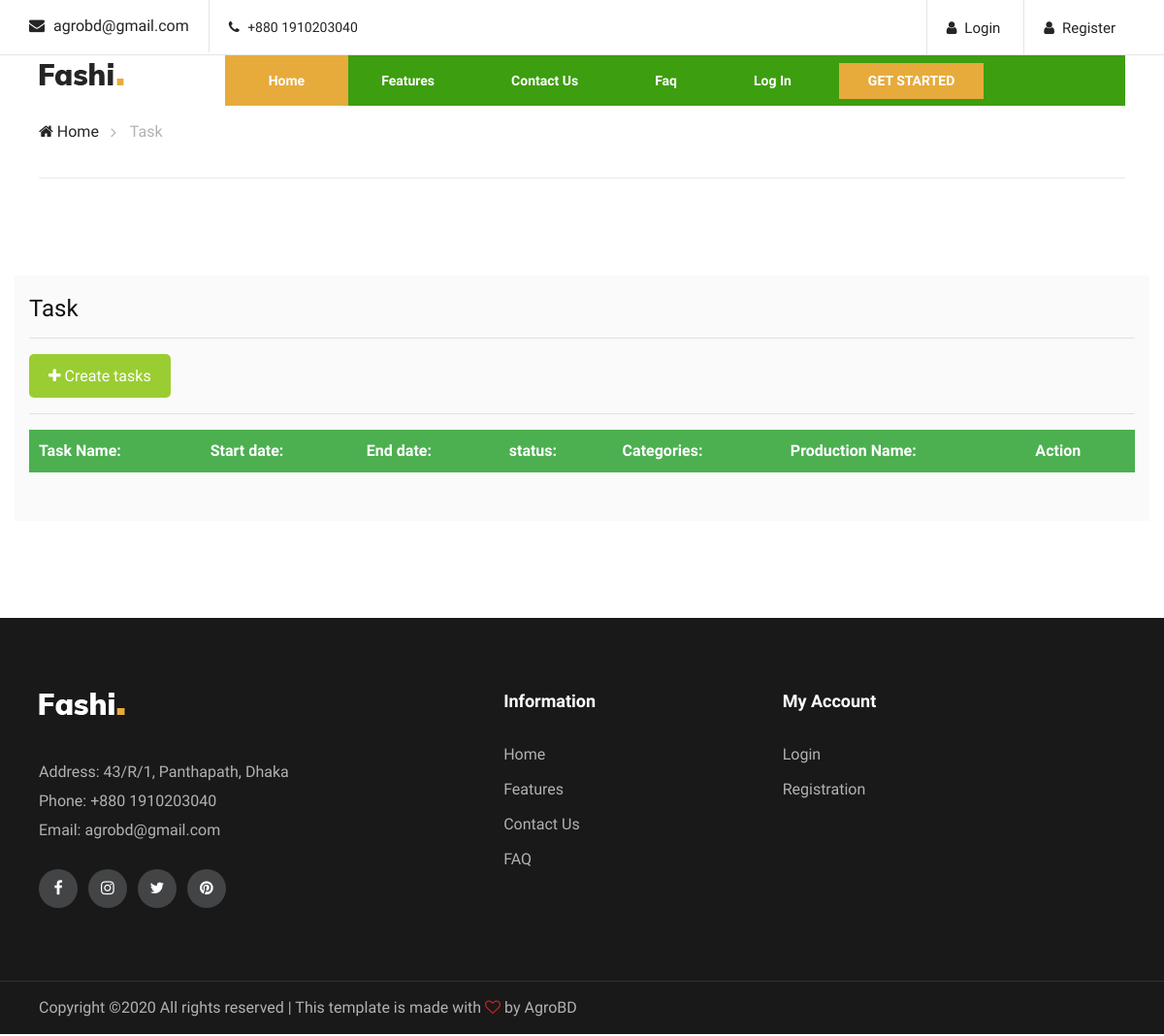
Before: /tasks_show.php with the older database file.
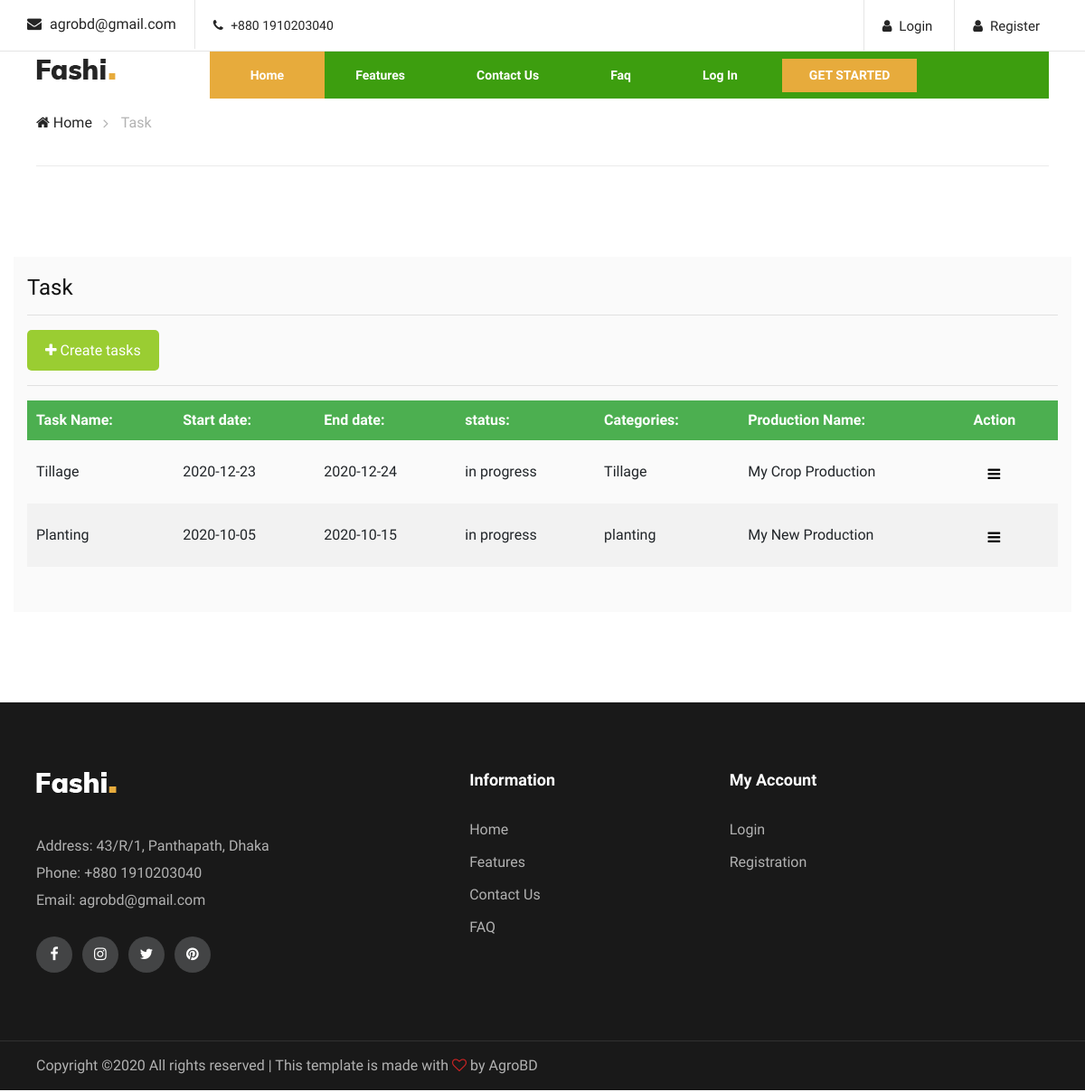
After: the same page with the newer database file.
### tables this page shows
CREATE TABLE `tasks` (
  `task_id` int(11) NOT NULL,
  `task_name` varchar(30) NOT NULL,
  `start_date` date NOT NULL,
  `end_date` date NOT NULL,
  `status` varchar(12) NOT NULL,
  `categories` varchar(20) NOT NULL,
  `cropProduction_id` int(11) NOT NULL,
  `uid` int(11) NOT NULL,
  `created_at` timestamp NOT NULL DEFAULT current_timestamp() ON UPDATE current_timestamp()
);

CREATE TABLE `crop_productions` (
  `cropProduction_id` int(11) NOT NULL,
  `cropProduction_name` varchar(30) NOT NULL,
  `crop_name` varchar(30) NOT NULL,
  `location` varchar(50) NOT NULL,
  `uid` int(11) NOT NULL,
  `created_at` timestamp NOT NULL DEFAULT current_timestamp() ON UPDATE current_timestamp()
);

### tasks_show.php (the view, shortened to what this page needs)
<?php include'includes/head.php';
include'includes/navbar.php';
$conn = connect();
?>
</head>
<body>
    <div class="breacrumb-section">
        <div class="container">
            <div class="row">
                <div class="col-lg-12">
                    <div class="breadcrumb-text">
                        <a href="index"><i class="fa fa-home"></i> Home</a>
                        <span>Task</span>
                    </div>
                </div>
            </div>
        </div>
    </div>
    <section class="homenav">
        <div class="container production_box">
            <div class="">
                <h4>Task</h4>
                <hr>
                <div class="">
                    <button id="myBtn" style="float: none;"><i class="fa fa-plus" aria-hidden="true"></i> Create
                        tasks</button>
                    <hr>
                    <table id="example" class="display">
                        <thead>
                            <tr>
                                <th>Task Name:</th>
                                <th>Start date: </th>
                                <th>End date:</th>
                                <th>status: </th>
                                <th>Categories:</th>
                                <th>Production Name:</th>
                                <th>Action</th>
                            </tr>
                        </thead>
                        <tbody>
                            <?php
                            $sql= "SELECT * FROM tasks as t, crop_productions as c WHERE t.cropProduction_id = c.cropProduction_id";
                            $result = $conn->query($sql);
                                while ($row = $result-> fetch_assoc()):
                            ?>
                            <tr>
                                <td><?php echo $row["task_name"]; ?></td>
                                <td><?php echo $row["start_date"]; ?></td>
                                <td><?php echo $row["end_date"]; ?></td>
                                <td><?php echo $row["status"]; ?></td>
                                <td><?php echo $row["categories"]; ?></td>
                                <td><?php echo $row["cropProduction_name"]; ?></td>
                                <td>
                                    <div class="dropdown">
                                        <button class="dropbtn"><i class="fa fa-bars"></i></button>
                                    </div>
                                </td>
                            </tr>
                            <?php endwhile;?>
                        </tbody>
                    </table>
                </div>
            </div>
    </section>
    <?php
        include'includes/footer.php';
    ?>
</body>
</html>

### includes/head.php (shortened to what this page needs)
<!DOCTYPE html>
<html lang="eng">
<head>
  <link rel="stylesheet" href="css/bootstrap.min.css" type="text/css">
  <link rel="stylesheet" href="css/font-awesome.min.css" type="text/css">
  <link rel="stylesheet" href="css/themify-icons.css" type="text/css">
  <link rel="stylesheet" href="css/elegant-icons.css" type="text/css">
  <link rel="stylesheet" href="css/owl.carousel.min.css" type="text/css">
  <link rel="stylesheet" href="css/nice-select.css" type="text/css">
  <link rel="stylesheet" href="css/jquery-ui.min.css" type="text/css">
  <link rel="stylesheet" href="css/slicknav.min.css" type="text/css">
  <link rel="stylesheet" href="css/style.css" type="text/css">
  <link rel="stylesheet" type="text/css" href="https://cdn.datatables.net/1.10.22/css/jquery.dataTables.min.css">
  <link rel="stylesheet" type="text/css"
    href="https://cdnjs.cloudflare.com/ajax/libs/bootstrap-sweetalert/1.0.1/sweetalert.css">

### includes/navbar.php (shortened to what this page needs)
<header class="header-section">
    <div class="header-top">
        <div class="container">
            <div class="ht-left">
                <div class="mail-service">
                    <i class=" fa fa-envelope"></i>
                    agrobd@gmail.com
                </div>
                <div class="phone-service">
                    <i class=" fa fa-phone"></i>
                    +880 1910203040
                </div>
            </div>
            <div class="ht-right">
                <?php if(isset($_SESSION['isLoggedIn'])){?>
                <a href="logout" class="login-panel"><i class="fa fa-sign-out"></i>Logout</a>
                <a href="index" class="login-panel"><i class="fa fa-user"></i><?=$_SESSION['name']?></a>
                <?php }else{ ?>
                <a href="login" class="login-panel"><i class="fa fa-user"></i>Login</a>
                <a href="register" class="reg-panel"><i class="fa fa-user"></i>Register</a>
                <?php } ?>
            </div>
        </div>
    </div>
    <div class="container">
        <div class="inner-header">
            <div class="row">
                <div class="col-lg-2 col-md-2">
                    <div class="logo">
                        <a href="./index">
                            <img src="img/logo.png" alt="">
                        </a>
                    </div>
                </div>
                <div class="col-lg-10 col-md-10">
                    <div class="nav-item">
                        <div class="container">
                            <nav class="nav-menu mobile-menu">
                                <ul>
                                    <?php if(isset($_SESSION['isLoggedIn'])){?>
                                    <li class="active"><a href="index.php">Home</a></li>
                                    <li><a href="contact">Contact Us</a></li>
                                    <li><a href="seasonplan">Season Plan</a></li>
                                    <li><a href="cropplant">Create Production</a></li>
                                    <?php }else{ ?>
                                    <li class="active"><a href="index.php">Home</a></li>
                                    <li><a href="#feature">Features</a></li>
                                    <li><a href="contact_us">Contact Us</a></li>
                                    <li><a href="faq">Faq</a></li>
                                    <li><a href="login.php">Log In</a></li>
                                    <a href="register.php" class="nav-primary-btn">Get Started</a>
                                    <?php } ?>
                                </ul>
                            </nav>
                        </div>
                    </div>
                </div>
            </div>
        </div>
    </div>
</header>

### includes/footer.php (shortened to what this page needs)
<footer class="footer-section">
    <div class="container">
        <div class="row">
            <div class="col-lg-4 col-md-5">
                <div class="footer-left">
                    <div class="footer-logo">
                        <a href="index"><img src="img/footer-logo.png" alt=""></a>
                    </div>
                    <ul>
                        <li>Address: 43/R/1, Panthapath, Dhaka</li>
                        <li>Phone: +880 1910203040</li>
                        <li>Email: agrobd@gmail.com</li>
                    </ul>
                    <div class="footer-social">
                        <a href="#"><i class="fa fa-facebook"></i></a>
                        <a href="#"><i class="fa fa-instagram"></i></a>
                        <a href="#"><i class="fa fa-twitter"></i></a>
                        <a href="#"><i class="fa fa-pinterest"></i></a>
                    </div>
                </div>
            </div>
            <div class="col-lg-3 col-md-3 offset-lg-1 offset-md-1">
                <div class="footer-widget">
                    <h5>Information</h5>
                    <ul>
                        <li><a href="index">Home</a></li>
                        <li><a href="index">Features</a></li>
                        <li><a href="">Contact Us</a></li>
                        <li><a href="faq">FAQ</a></li>
                    </ul>
                </div>
            </div>
            <div class="col-lg-4 col-md-3">
                <div class="footer-widget">
                    <h5>My Account</h5>
                    <ul>
                        <li><a href="login">Login</a></li>
                        <li><a href="register">Registration</a></li>
                    </ul>
                </div>
            </div>
        </div>
    </div>
    <div class="copyright-reserved">
        <div class="container">
            <div class="row">
                <div class="col-lg-12">
                    <div class="copyright-text">
                        Copyright &copy; All rights reserved | This template is made with <i class="fa fa-heart-o"
                            aria-hidden="true"></i> by <a href="https://colorlib.com" target="_blank">AgroBD</a>
                    </div>
                </div>
            </div>
        </div>
    </div>
</footer>

Changed rows visible on the page:
added tasks: task_name "Tillage", start_date "2020-12-23", end_date "2020-12-24", status "in progress", categories "Tillage", cropProduction.cropProduction_name "My Crop Production"
added tasks: task_name "Planting", start_date "2020-10-05", end_date "2020-10-15", status "in progress", categories "planting", cropProduction.cropProduction_name "My New Production"
